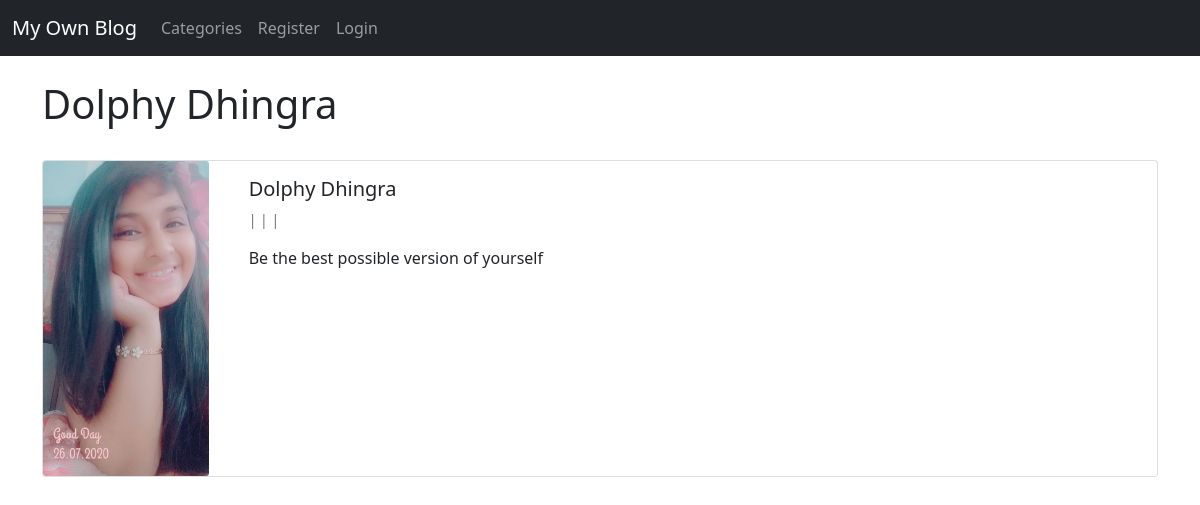
/members/1/profile/, run on the app's committed database.
### blog/models.py (models this page shows, shortened)
class Profile(models.Model):
    user=models.OneToOneField(User,null=True,on_delete=models.CASCADE)
    bio=models.TextField()
    profile_pic=models.ImageField(null=True,blank=True,upload_to="images/profile")
    website_url=models.CharField(max_length=255,null=True,blank=True)
    facebook_url=models.CharField(max_length=255,null=True,blank=True)
    twitter_url=models.CharField(max_length=255,null=True,blank=True)
    instagram_url=models.CharField(max_length=255,null=True,blank=True)
    pinterest_url=models.CharField(max_length=255,null=True,blank=True)

### members/views.py (the view)
# urls.py: path('<int:pk>/profile/',ShowProfilePageView.as_view(), name='show_profile_page'),
class ShowProfilePageView(DetailView):
    model=Profile
    template_name='registration/user_profile.html'
    def get_context_data(self,*args,**kwargs):
        context=super(ShowProfilePageView,self).get_context_data(*args,**kwargs)
        page_user=get_object_or_404(Profile,id=self.kwargs['pk'])
        context["page_user"]=page_user
        return context

### members/templates/registration/user_profile.html (shortened to what this page needs)
{% extends 'base.html' %}
{% load static %}
{% block content %}
   <h1>{{ page_user.user.first_name }} {{ page_user.user.last_name }}</h1>
   <br>
   <div class="card mb-3">
    <div class="row no-gutters">
      <div class="col-md-2">
  {% if page_user.profile_pic %}
        <img src="{{ page_user.profile_pic.url }}" class="card-img">
  {% else %}
        <img src="https://encrypted-tbn0.gstatic.com/images?q=tbn%3AANd9GcRUIKNUwXelvMQnQoUoRHLYip988VJPrO3YXg&usqp=CAU" class="card-img">
  {% endif %}
      </div>
      <div class="col-md-10">
        <div class="card-body">
          <h5 class="card-title">{{ page_user.user.first_name }} {{ page_user.user.last_name }}</h5>
          <p class="small text-muted">
            {% if page_user.facebook_url %}
               <a href="{{ page_user.facebook_url }}"></a>  |
            {% endif %}
            {% if page_user.twitter_url %}
               <a href="{{ page_user.twitter_url }}"></a>  |
            {% endif %}
            {% if page_user.instagram_url %}
               <a href="{{ page_user.instagram_url }}"></a>  |
            {% endif %}
          </p>
          <p class="card-text">
                {{ page_user.bio }}
          </p>
        </div>
      </div>
    </div>
  </div>
{% endblock %}

### data on the page
Profile: user.first_name "Dolphy", user.last_name "Dhingra", profile_pic (picture), bio "Be the best possible version of yourself"
